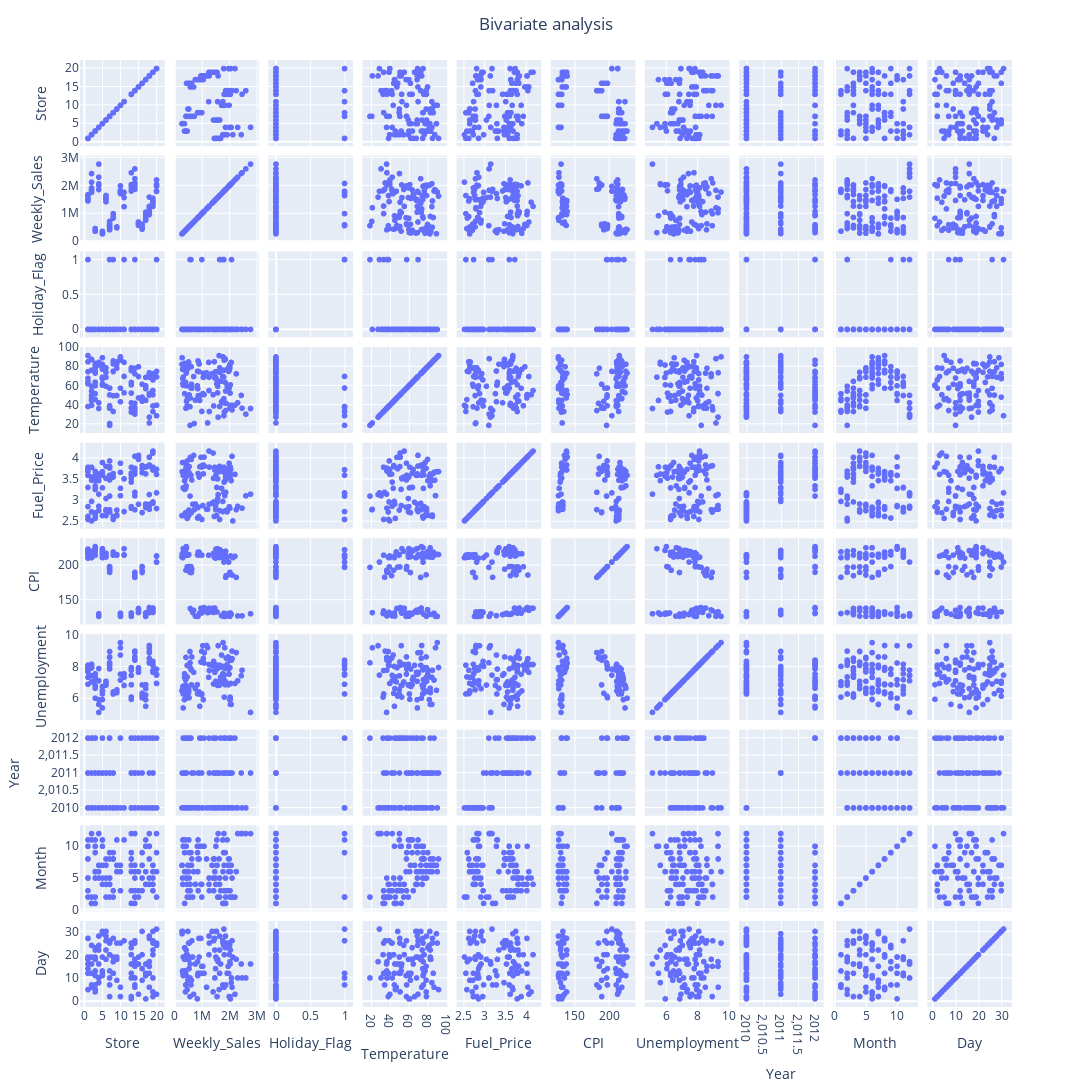

The cell this chart's notebook holds for it:
### Markdown cell above
We are requested to apply a linear regression model. This means the following assumptions: linearity, homoscedacity, independance of residuals and non-colinearity of the independant variables.

Before going ahead we need to check if there is any dependancy or collinearity between the variables. In case there is collinearity we need to keep only 1 variable out of the ones showing dependencies. 

Let's first visualize if there are any pairwise dependencies

### Code cell
fig = px.scatter_matrix(df)
fig.update_layout(
        title = go.layout.Title(text = "Bivariate analysis", x = 0.5), showlegend = False, 
        autosize=False, height = 1200, width = 1200)
fig.show()

### Figure 1 — Plotly figure (JSON) as saved in the notebook; plotly's stock layout.template omitted (floating-point values rounded to 4 significant figures; data arrays with more than 128 entries replaced by an {"elided": "..."} marker saying what was removed)
{"data": [{"dimensions": [{"axis": {"matches": true}, "label": "Store", "values": {"elided": "131 int values"}}, {"axis": {"matches": true}, "label": "Weekly_Sales", "values": {"elided": "131 float values"}}, {"axis": {"matches": true}, "label": "Holiday_Flag", "values": {"elided": "131 int values"}}, {"axis": {"matches": true}, "label": "Temperature", "values": {"elided": "131 float values"}}, {"axis": {"matches": true}, "label": "Fuel_Price", "values": {"elided": "131 float values"}}, {"axis": {"matches": true}, "label": "CPI", "values": {"elided": "131 float values"}}, {"axis": {"matches": true}, "label": "Unemployment", "values": {"elided": "131 float values"}}, {"axis": {"matches": true}, "label": "Year", "values": {"elided": "131 int values"}}, {"axis": {"matches": true}, "label": "Month", "values": {"elided": "131 int values"}}, {"axis": {"matches": true}, "label": "Day", "values": {"elided": "131 int values"}}], "hovertemplate": "%{xaxis.title.text}=%{x}<br>%{yaxis.title.text}=%{y}<extra></extra>", "legendgroup": "", "marker": {"color": "#636efa", "symbol": "circle"}, "name": "", "showlegend": false, "type": "splom"}], "layout": {"autosize": false, "dragmode": "select", "height": 1200, "legend": {"tracegroupgap": 0}, "margin": {"t": 60}, "showlegend": false, "title": {"text": "Bivariate analysis", "x": 0.5}, "width": 1200}}
